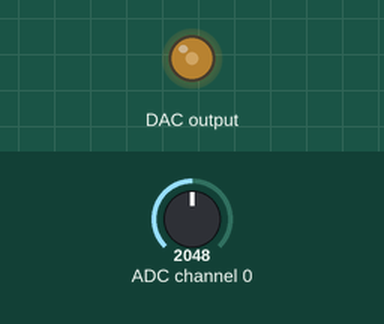
A program run on a simulated MicroPython board. Shown: output pins drawn as LEDs (lit = HIGH). The test bench sets the inputs (shaded band); at power-on: ADC channel 0 = 2048 (analog values on the 0–4095 scale). Library files of the repository ran but are not shown: pcf8591.py; what the program prints to the serial console is not drawn. At 0.3 s the program stops and its outputs stay as they are.

Above: at 0.15 s.
Timing chart, 0 to 1.8 s (numbered marks = the images above):
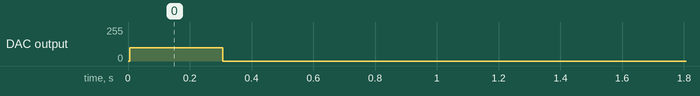

The program:

main.py
```python
import machine
import time
from pcf8591 import PCF8591
sda=machine.Pin(0)
scl=machine.Pin(1)
i2c_pose = machine.I2C(0,sda=sda, scl=scl, freq=400000)
print(i2c_pose)
print(i2c_pose.scan())
sda=machine.Pin(2)
scl=machine.Pin(3)
i2c_temp =machine.I2C(1,sda=sda, scl=scl, freq=400000)
print(i2c_temp.scan())
PC1 = PCF8591(i2c_pose,0x48)
#ADC_POSE_arm1 = PCF8591(i2c_pose,0x48)
#ADC_TEMP_arm1 = PCF8591(i2c_temp,0x48)
#ARM arm1 (PCF8591(i2c_pose,0x48), PCF8591(i2c_temp,0x48))

PC1.write(100)
print(PC1.read(0))
time.sleep(0.3)
PC1.write(0)
print(PC1.read(0))
```

Measured:
- by itself, DAC output: 0/255 → 100/255 at 0.01 s, → 0/255 0.30 s later
